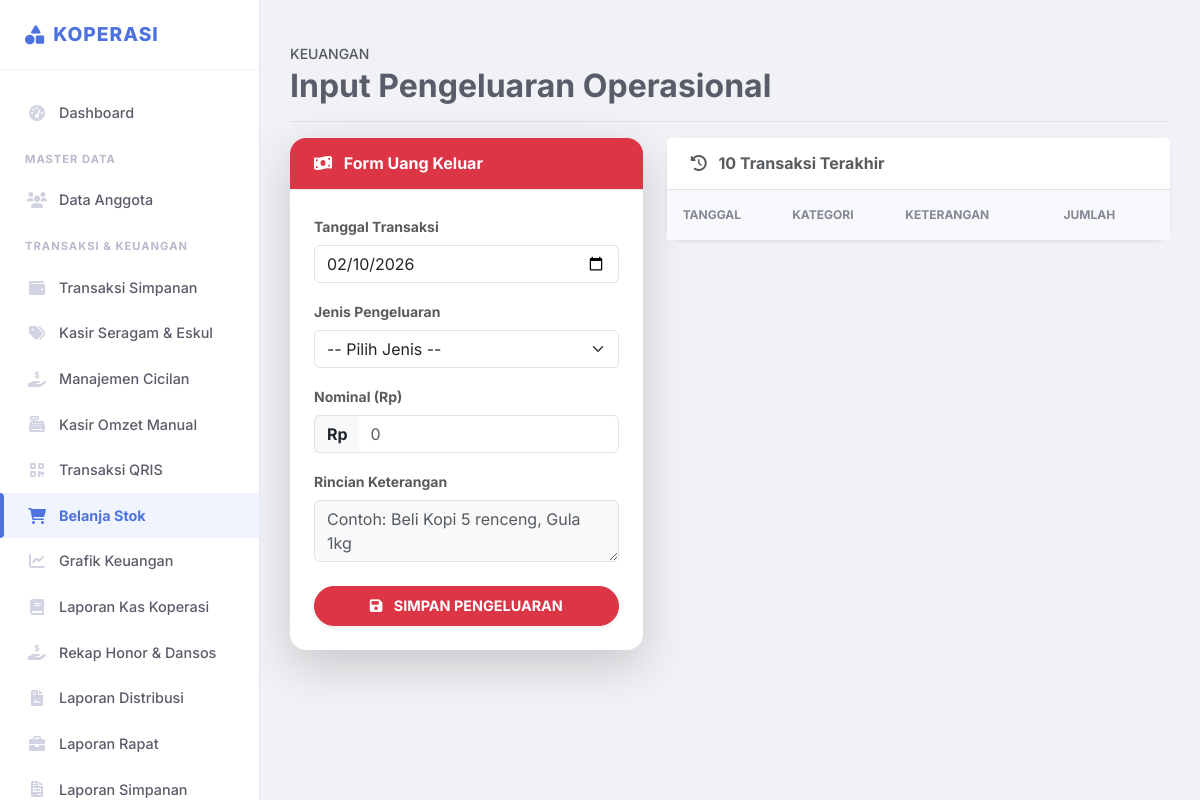
/kas/kas_belanja (signed in), run on an earlier commit of the app's database.
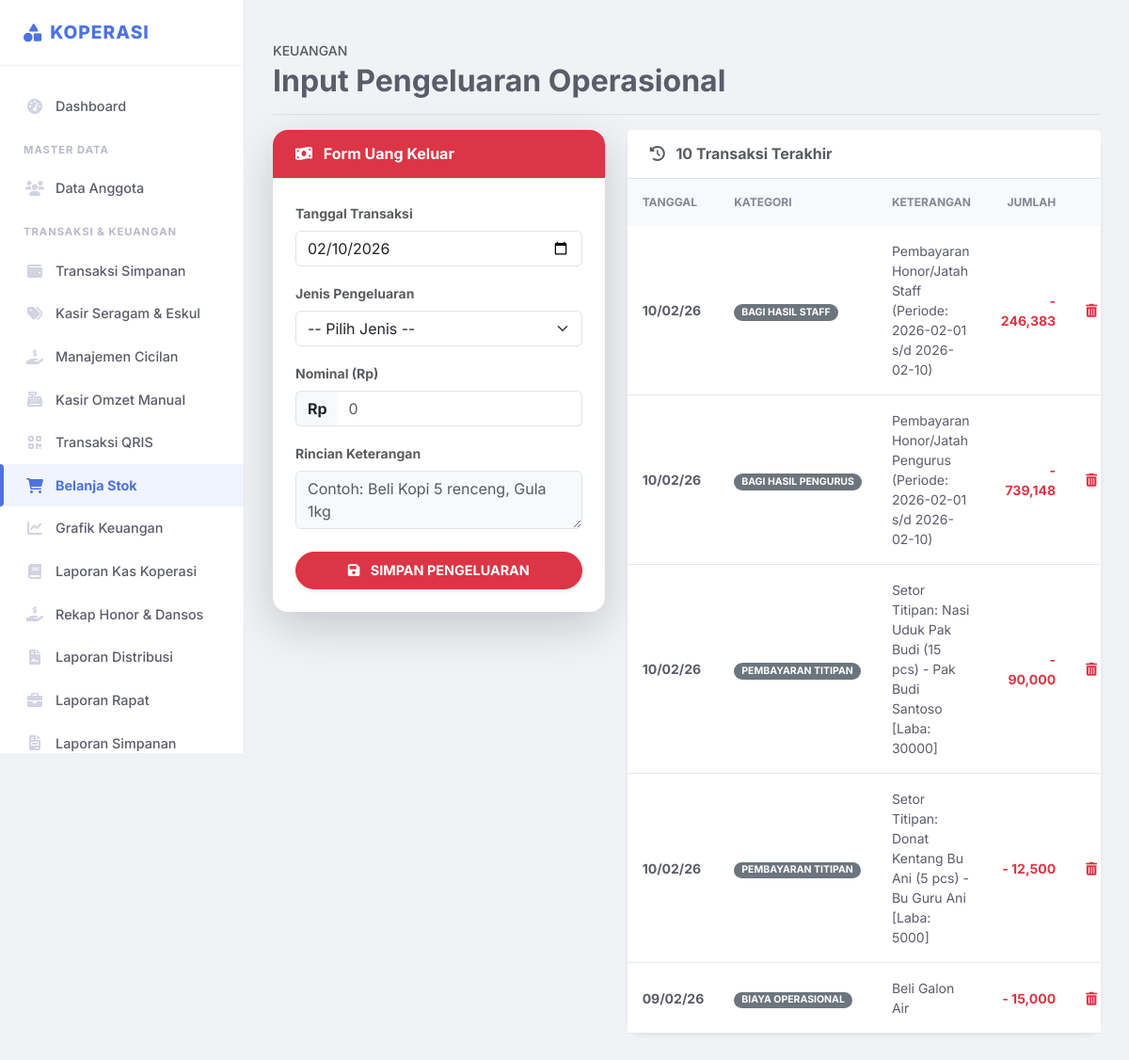
And on a later commit of the database.
### tables this page shows
CREATE TABLE `transaksi_kas` (
  `id` int(11) NOT NULL,
  `tanggal` date NOT NULL,
  `kategori` varchar(100) NOT NULL,
  `arus` enum('masuk','keluar') NOT NULL,
  `jumlah` decimal(15,2) NOT NULL,
  `keterangan` text DEFAULT NULL,
  `user_id` int(11) DEFAULT NULL,
  `created_at` timestamp NOT NULL DEFAULT current_timestamp()
);

### pages/kas/kas_belanja.php (the view, shortened to what this page needs)
<?php
$riwayat = $pdo->query("SELECT * FROM transaksi_kas WHERE arus='keluar' ORDER BY tanggal DESC, id DESC LIMIT 10")->fetchAll();
?>
<div class="d-flex justify-content-between flex-wrap flex-md-nowrap align-items-center pt-3 pb-2 mb-3 border-bottom">
    <div>
        <h6 class="text-muted text-uppercase small ls-1 mb-1">Keuangan</h6>
        <h1 class="h2 fw-bold">Input Pengeluaran Operasional</h1>
    </div>
</div>
<div class="row">
    <div class="col-md-5">
        <div class="card shadow-lg border-0 rounded-4 mb-4">
            <div class="card-header bg-danger text-white py-3 rounded-top-4">
                <h6 class="mb-0 fw-bold"><i class="fas fa-money-bill-wave me-2"></i> Form Uang Keluar</h6>
            </div>
            <div class="card-body p-4">
                <form method="POST">
                    <div class="mb-3">
                        <label class="form-label small fw-bold text-muted">Tanggal Transaksi</label>
                        <input type="date" name="tanggal" class="form-control" value="<?= date('Y-m-d') ?>" required>
                    </div>
                    <div class="mb-3">
                        <label class="form-label small fw-bold text-muted">Jenis Pengeluaran</label>
                        <select name="kategori" id="kategori" class="form-select" required onchange="toggleStok()">
                            <option value="">-- Pilih Jenis --</option>
                        </select>
                    </div>
                    <div class="mb-3">
                        <label class="form-label small fw-bold text-muted">Nominal (Rp)</label>
                        <div class="input-group">
                            <span class="input-group-text bg-light border-end-0 fw-bold">Rp</span>
                            <input type="number" name="jumlah" class="form-control border-start-0" placeholder="0" required>
                        </div>
                    </div>
                    <div class="mb-4">
                        <label class="form-label small fw-bold text-muted">Rincian Keterangan</label>
                        <textarea name="keterangan" class="form-control bg-light" rows="2" placeholder="Contoh: Beli Kopi 5 renceng, Gula 1kg" required></textarea>
                    </div>
                    <button type="submit" name="simpan_pengeluaran" class="btn btn-danger w-100 py-2 fw-bold rounded-pill shadow-sm">
                        <i class="fas fa-save me-2"></i> SIMPAN PENGELUARAN
                    </button>
                </form>
            </div>
        </div>
    </div>
    <div class="col-md-7">
        <div class="card shadow-sm border-0 rounded-4">
            <div class="card-header bg-white py-3 border-bottom">
                <h6 class="mb-0 fw-bold text-muted"><i class="fas fa-history me-2"></i> 10 Transaksi Terakhir</h6>
            </div>
            <div class="card-body p-0">
                <div class="table-responsive">
                    <table class="table table-hover align-middle mb-0 small">
                        <thead class="bg-light">
                            <tr>
                                <th class="ps-3">Tanggal</th>
                                <th>Kategori</th>
                                <th>Keterangan</th>
                                <th class="text-end pe-3">Jumlah</th>
                                <th></th>
                            </tr>
                        </thead>
                        <tbody>
                            <?php foreach($riwayat as $row): ?>
                            <tr>
                                <td class="ps-3 fw-bold"><?= date('d/m/y', strtotime($row['tanggal'])) ?></td>
                                <td>
                                    <?php
                                        $kat = $row['kategori'];
                                        $bg = 'secondary';
                                        echo "<span class='badge bg-$bg rounded-pill px-2'>".strtoupper(str_replace('_',' ',$kat))."</span>";
                                    ?>
                                </td>
                                <td><?= htmlspecialchars($row['keterangan']) ?></td>
                                <td class="text-end text-danger fw-bold pe-3">- <?= number_format($row['jumlah']) ?></td>
                                <td class="text-end pe-3">
                                    <a href="process/kas_hapus.php?id=<?= $row['id'] ?>&redirect=kas/kas_belanja" class="text-danger" onclick="return confirm('Hapus transaksi ini? Stok tidak akan berkurang otomatis (harus manual).')"><i class="fas fa-trash-alt"></i></a>
                                </td>
                            </tr>
                            <?php endforeach; ?>
                        </tbody>
                    </table>
                </div>
            </div>
        </div>
    </div>
</div>

What changed in the data, as far as the page shows it:
added transaksi_kas: tanggal "10/02/26", kategori "BAGI HASIL STAFF", keterangan "Pembayaran Honor/Jatah Staff (Periode: 2026-02-01 s/d 2026-02-10)", jumlah "246,383"
added transaksi_kas: tanggal "10/02/26", kategori "BAGI HASIL PENGURUS", keterangan "Pembayaran Honor/Jatah Pengurus (Periode: 2026-02-01 s/d 2026-02-10)", jumlah "739,148"
added transaksi_kas: tanggal "10/02/26", kategori "PEMBAYARAN TITIPAN", keterangan "Setor Titipan: Nasi Uduk Pak Budi (15 pcs) - Pak Budi Santoso [Laba: 30000]", jumlah "90,000"
added transaksi_kas: tanggal "10/02/26", kategori "PEMBAYARAN TITIPAN", keterangan "Setor Titipan: Donat Kentang Bu Ani (5 pcs) - Bu Guru Ani [Laba: 5000]", jumlah "12,500"
added transaksi_kas: tanggal "09/02/26", kategori "BIAYA OPERASIONAL", keterangan "Beli Galon Air", jumlah "15,000"
